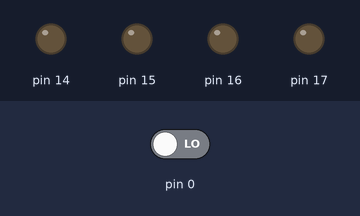
Simulated run of this sketch. Board: Arduino Uno, built with avr-gcc and run on an emulated ATmega328P. Parts: output pins drawn as LEDs (lit = HIGH). The test bench sets the inputs (shaded band); at power-on: pin 0 LOW.

Above: at 1.2 s.
1.3 s: pin 0 driven HIGH
At 1.42 s:
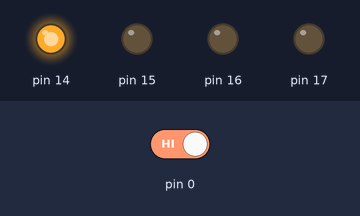
At 3.3 s:
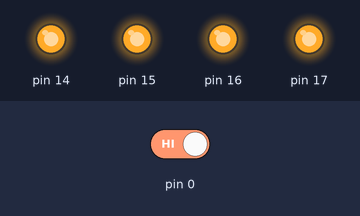
Timing chart, 0 to 4.8 s (numbered marks = the images above; inputs shaded):
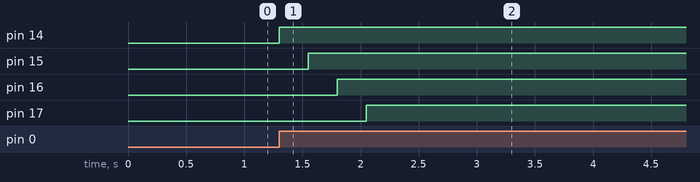

The sketch:

nestedIfTest.ino
```cpp
void setup() {
  pinMode(14, OUTPUT);
   pinMode(15, OUTPUT);
    pinMode(16, OUTPUT);
     pinMode(17, OUTPUT);
pinMode(0, INPUT);
}

void loop() {
  if(digitalRead(0))
  {
    digitalWrite(14, HIGH);
    delay(250);
      if(digitalRead(0))
       {
          digitalWrite(15, HIGH);
           delay(250);


           if(digitalRead(0))
           {
             digitalWrite(16, HIGH);
             delay(250);

               if(digitalRead(0))
                 {
                   digitalWrite(17, HIGH);
                   delay(250);

                  }
           }
        }


    }

}
```

Measured:
- after the input at 1.3 s, pin 14: LOW → HIGH at once; pin 15: LOW → HIGH after 0.25 s; pin 16: LOW → HIGH after 0.50 s; pin 17: LOW → HIGH after 0.75 s
